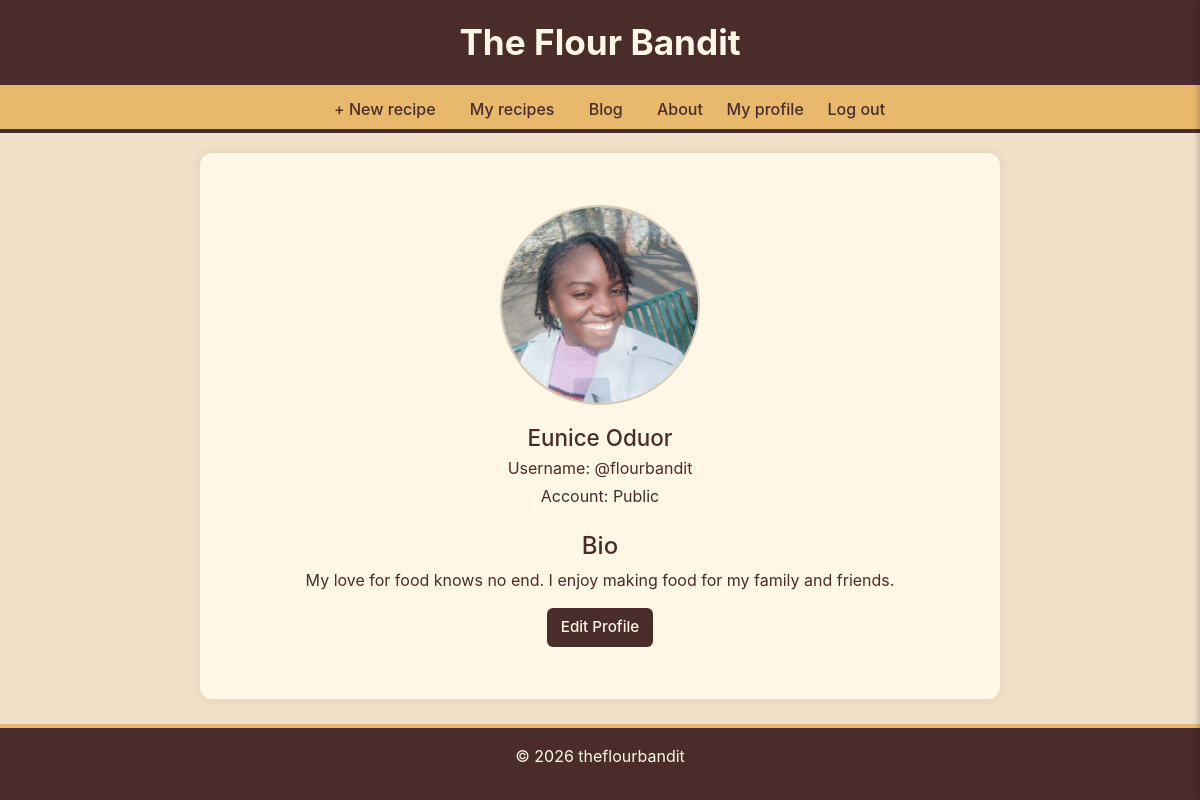
/profile/ (signed in), run on the app's committed database.
### myrecipejournal/models.py (models this page shows, shortened)
class Profile(models.Model):
    user = models.OneToOneField(User, on_delete=models.CASCADE)
    bio = models.TextField(blank = True)
    is_private = models.BooleanField(default = False)
    first_name = models.CharField(max_length=20, blank=True, default = "")
    last_name = models.CharField(max_length=20, blank=True, default = "")
    profile_picture = models.ImageField(upload_to='profile_photos/', blank=True, null = True)

### myrecipejournal/views.py (the view)
# urls.py: path('profile/', views.profile_page, name="profile"),
@login_required
def profile_page(request):
    model= Profile
    profile, created = Profile.objects.get_or_create(user=request.user)
    context = {
        "profile": profile,
        "is_owner": user_is_profile_owner(request.user, profile),
    }
    return render(request, "myrecipejournal/profile.html", context)

### myrecipejournal/context_processors.py (called while the page is built)
def global_context(request):
    if request.user.is_authenticated:
        return {
            "logged_in": True,
            "name": request.user.username,
        }
    else:
        return {
            "logged_in": False,
            "name": "foodie",
        }

### myrecipejournal/views.py (called while the page is built)
def user_is_profile_owner(user, profile):
    return profile.user == user

### myrecipejournal/templates/myrecipejournal/profile.html (shortened to what this page needs)
{% extends './base.html' %}
{% load static %}
{% block content %}
<link rel="stylesheet" href="{% static 'myrecipejournal/css/profile.css' %}">
<div class="profile-page">
    <div class ="profile-card">
        <div class="profile-photo-section">
                {% if profile.profile_picture %}
                    <img src= "{{ profile.profile_picture.url }}" class="profile-photo"/>
                {% else %}
                    <img src="{% static 'myrecipejournal/app_media/default_profile.jpg' %}" class="profile-photo">
                {% endif %}
        </div>
        <div class="profile-name">
                <h3>
                    {{profile.first_name|default:""}} {{profile.last_name|default:""}}
                </h3>
                <p>Username: @{{profile.user.username}}</p>
                <p>Account:
                        {% if profile.is_private %}
                            Private
                        {% else %}
                            Public
                        {% endif %}
                </p>
        </div>
        <div class="bio">
            <h4>Bio</h4>
            <p>{{profile.bio| default:"No bio added yet."}}</p>
        </div>
    </div>
    {% if is_owner %}
            <a href= "{% url 'profile_edit' %}" class="btn btn-primary">Edit Profile</a>
    {% endif %}
</div>
{% endblock %}

### myrecipejournal/templates/myrecipejournal/base.html (shortened to what this page needs)
<!DOCTYPE html>
<html lang="en">
{% load static %}
<head>
    <link rel="stylesheet" href="https://cdn.jsdelivr.net/npm/bootstrap@5.3.0/dist/css/bootstrap.min.css">
    <link rel="stylesheet" href="{% static 'myrecipejournal/css/base.css' %}">
</head>
<body class="d-flex flex-column min-vh-100">
    <header class="site-header">
        <div class="site-header-inner">
                <a href="{% url 'recipe_list' %}" class="site-title">
                    The Flour Bandit
                </a>
        </div>
    </header>
    <nav class="navbar custom-nav">
        <div class="container nav-inner">
                <div class="nav-links">
                    <a href="{% url 'recipe_create' %}">+ New recipe</a>
                    {% if logged_in %}
                        <a href="{% url 'my_recipes' %}">My recipes</a>
                    {% endif %}
                    <a href="{% url 'post_list' %}">Blog</a>
                    <div class="mobile-hidden-links">
                        <a href="{% url 'about' %}">About</a>
                        {% if logged_in %}
                            <a href="{%url 'profile' %}">My profile</a>
                        {% endif %}
                        {% if logged_in %}
                            <a href="{% url 'logout' %}" >Log out</a>
                        {% else %}
                            <a href="{% url 'login' %}" >Log in</a>
                        {% endif %}
                    </div>
                </div>
        </div>
    </nav>
    <main class="page-container">
        {% block content %}{% endblock %}
    </main>
    <footer class="custom-footer">
        <p>&copy; {% now "Y" %} theflourbandit</p>
    </footer>
</body>
</html>

### myrecipejournal/static/myrecipejournal/css/base.css (style rules this page uses)
:root { --primary: #E8B86D; --primary-hover: #d9a85f; --secondary: #FFF7E6; --secondary-hover: #f0e0c8; --secondary-light: #FFFBF5; --accent: #4A2C2A; --accent-hover: #3a221c; --danger: #B23A48; --danger-hover: #922c3a; --bg-main: #FFF7E6; --bg-card: #ffffff; --bg-nav: var(--primary); --bg-footer: var(--accent); --text-main: var(--accent); --text-muted: #777; --border: #d4c9b8; --border-light: #eee; }
html, body { background: var(--secondary-hover); color: var(--text-main); font-family: "Inter", sans-serif; margin: 0; padding: 0; }
.page-container { width: 70%; padding: 2rem; background: var(--secondary); border-radius: 12px; box-shadow: 0 0 12px rgba(0,0,0,0.08); max-width: 800px; margin: 20px auto; }
a { color: var(--accent); text-decoration: none; }
.nav-links { display: flex; align-items: center; gap: 15px; }
.nav-links a { margin-left: 1.2rem; text-decoration: none; color: var(--text-main); font-weight: 500; }
.site-header { width: 100%; background: var(--accent); border-bottom: 4px solid var(--primary); padding: 1rem 0; color:var(--secondary); }
.site-header-inner { width: 70%; margin: 0 auto; text-align: center; }
.site-title { font-size: 2.2rem; font-weight: 700; color:var(--secondary); margin: 0; }
.custom-nav { width: 100%; background: var(--bg-nav); border-bottom: 4px solid var(--accent); }
.nav-inner { width: 100%; margin: 0 auto; display: flex; flex-direction: column; align-items: center; gap: 0.5rem; }
.custom-footer { width: 100%; background: var(--bg-footer); color: var(--secondary); border-top: 4px solid var(--bg-nav); margin-top: auto; padding: 1rem 0; text-align: center; }
.btn { display: inline-block; padding: 8px 14px; font-size: 0.95rem; font-weight: 500; border-radius: 6px; text-decoration: none; cursor: pointer; border: none; transition: background 0.2s ease, color 0.2s ease; }
.btn-primary { background: var(--accent); color: var(--secondary); }

### myrecipejournal/static/myrecipejournal/css/profile.css (style rules this page uses)
.profile-page { margin: 0 auto; padding: 20px; display: flex; flex-direction: column; align-items: center; text-align: center; }
.profile-card { display: flex; flex-direction: column; gap: 20px; width: 100%; box-sizing: border-box; }
.profile-page, .profile-card { min-width:0; }
.profile-photo-section { display: flex; align-items: center; gap: 20px; flex-wrap: wrap; width: 100%; justify-content: center; }
.profile-photo { width: 200px; height: 200px; border-radius: 50%; object-fit: cover; border: 2px solid var(--border); flex-shrink: 0; }
.profile-name { width: 100%; box-sizing: border-box; }
.profile-name h3 { margin: 0; font-size: 1.4rem; color: var(--text); gap: 10px; flex-wrap: wrap; }
.profile-name p { margin: 4px 0; font-size: 1rem; color: var(--text); }
.bio { width: 100%; }

### data on the page
Profile: profile_picture (picture), first_name "Eunice", last_name "Oduor", user.username "flourbandit", bio "My love for food knows no end. I enjoy making food for my family and friends."
